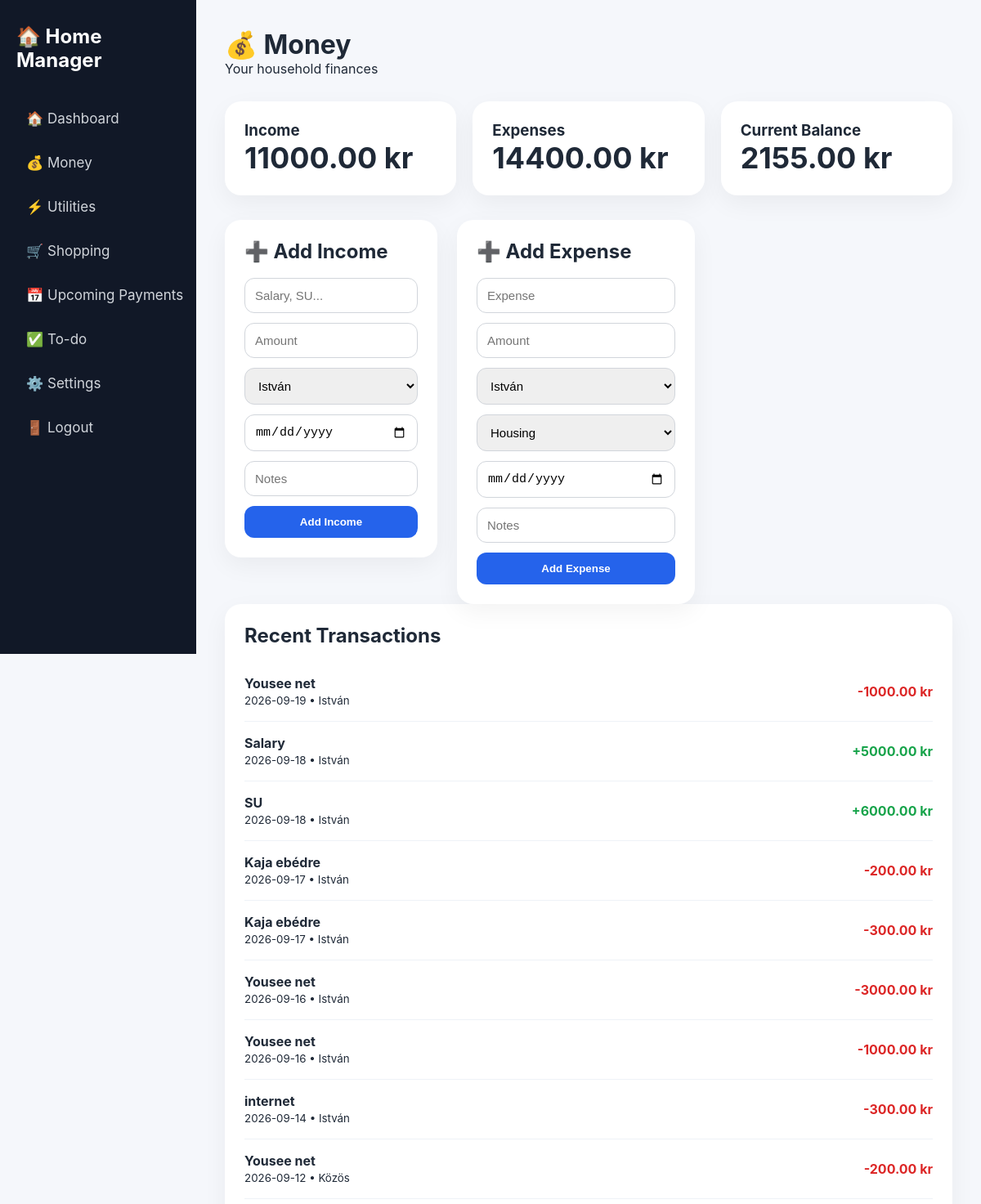
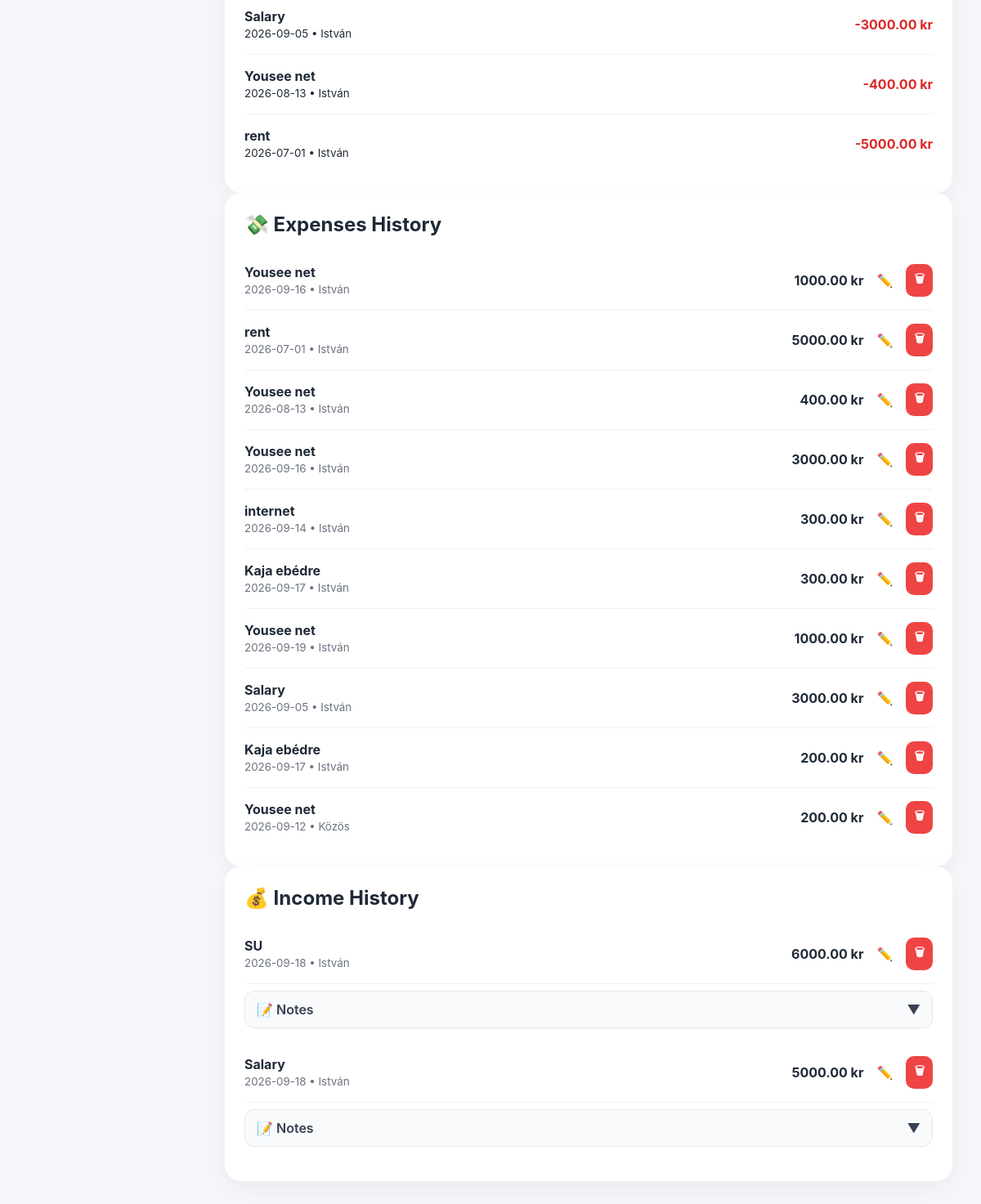
Screenshot of /money (signed in) with the database file from the repository (2 pictures, top to bottom).
### models.py (models this page shows)
class Expense(Base):
    __tablename__ = "expenses"
    id = Column(Integer, primary_key=True, index=True)
    name = Column(String, nullable=False)
    amount = Column(Float, nullable=False)
    person_id = Column(Integer, ForeignKey("people.id"))
    category_id = Column(Integer, ForeignKey("categories.id"))
    date = Column(Date, nullable=False)
    notes = Column(String)
    person = relationship("Person")
    category = relationship("Category")

class Person(Base):
    __tablename__ = "people"
    id = Column(Integer, primary_key=True, index=True)
    name = Column(String, nullable=False)

class Income(Base):
    __tablename__ = "income"
    id = Column(Integer, primary_key=True, index=True)
    name = Column(String, nullable=False)
    amount = Column(Float, nullable=False)
    person_id = Column(Integer, ForeignKey("people.id"))
    date = Column(Date, nullable=False)
    notes = Column(String)
    person = relationship("Person")

### main.py (the view)
@app.get("/money", response_class=HTMLResponse)
async def money(request: Request):
    username = get_current_user(request)
    if not username:
        return RedirectResponse("/login", status_code=303)
    db = SessionLocal()
    sync_recurring_payments(db)
    incomes = (
        db.query(models.Income)
        .options(joinedload(models.Income.person))
        .all()
    )
    expenses = (
        db.query(models.Expense)
        .options(joinedload(models.Expense.person))
        .all()
    )
    people = db.query(models.Person).all()
    categories = db.query(models.Category).all()
    total_income = sum(i.amount for i in incomes)
    total_expenses = sum(e.amount for e in expenses)
    balance_setting = db.query(models.Setting).filter(
    models.Setting.key == "starting_balance"
    ).first()
    starting_balance = float(balance_setting.value) if balance_setting else 0
    current_balance = starting_balance + total_income - total_expenses
    transactions = []
    for income in incomes:
        transactions.append({
            "type": "income",
            "name": income.name,
            "amount": income.amount,
            "date": income.date,
            "person": income.person.name
        })
    for expense in expenses:
        transactions.append({
            "type": "expense",
            "name": expense.name,
            "amount": expense.amount,
            "date": expense.date,
            "person": expense.person.name
        })
    transactions.sort(
        key=lambda x: x["date"],
        reverse=True
    )
    db.close()
    return templates.TemplateResponse(
        request=request,
        name="money.html",
        context={
            "incomes": incomes,
            "expenses": expenses,
            "people": people,
            "categories": categories,
            "total_income": total_income,
            "total_expenses": total_expenses,
            "current_balance": current_balance,
            "starting_balance": starting_balance,
            "transactions": transactions,
        }
    )

### templates/money.html (shortened to what this page needs)
{% extends "base.html" %}
{% block content %}
<h1>💰 Money</h1>
<p>Your household finances</p>
<section class="summary-grid">
    <div class="card">
        <h3>Income</h3>
        <p class="big">{{ "%.2f"|format(total_income) }} kr</p>
    </div>
    <div class="card">
        <h3>Expenses</h3>
        <p class="big">{{ "%.2f"|format(total_expenses) }} kr</p>
    </div>
    <div class="card">
        <h3>Current Balance</h3>
        <p class="big">{{ "%.2f"|format(current_balance) }} kr</p>
    </div>
</section>
<section class="content-grid">
    <div class="card">
        <h2>➕ Add Income</h2>
        <form action="/income/add" method="post">
            <input type="text"
                   name="name"
                   placeholder="Salary, SU..."
                   required>
            <input type="number"
                   step="0.01"
                   name="amount"
                   placeholder="Amount"
                   required>
            <select name="person_id">
                {% for person in people %}
                <option value="{{ person.id }}">
                    {{ person.name }}
                </option>
                {% endfor %}
            </select>
            <input type="date"
                   name="income_date"
                   required>
            <input type="text"
                   name="notes"
                   placeholder="Notes">
            <button>Add Income</button>
        </form>
    </div>
    <div class="card">
        <h2>➕ Add Expense</h2>
        <form action="/expenses/add" method="post">
            <input type="text"
                   name="name"
                   placeholder="Expense"
                   required>
            <input type="number"
                   step="0.01"
                   name="amount"
                   placeholder="Amount"
                   required>
            <select name="person_id">
                {% for person in people %}
                <option value="{{ person.id }}">
                    {{ person.name }}
                </option>
                {% endfor %}
            </select>
            <select name="category_id">
                {% for category in categories %}
                <option value="{{ category.id }}">
                    {{ category.name }}
                </option>
                {% endfor %}
            </select>
            <input type="date"
                   name="expense_date"
                   required>
            <input type="text"
                   name="notes"
                   placeholder="Notes">
            <button>Add Expense</button>
        </form>
    </div>
</section>
<section class="card">
    <h2>Recent Transactions</h2>
    {% if transactions %}
        {% for transaction in transactions %}
        <div class="transaction-row">
            <div>
                <strong>{{ transaction.name }}</strong><br>
                <small>
                    {{ transaction.date }} • {{ transaction.person }}
                </small>
            </div>
            <div>
                {% if transaction.type == "income" %}
                    <span class="income-amount">
                        +{{ "%.2f"|format(transaction.amount) }} kr
                    </span>
                {% else %}
                    <span class="expense-amount">
                        -{{ "%.2f"|format(transaction.amount) }} kr
                    </span>
                {% endif %}
            </div>
        </div>
        {% endfor %}
    {% else %}
        <p>No transactions yet.</p>
    {% endif %}
</section>
<section class="card">
    <h2>💸 Expenses History</h2>
    {% if expenses %}
        {% for expense in expenses|reverse %}
            <div class="expense-row">
                <div class="expense-info">
                    <strong>{{ expense.name }}</strong><br>
                    <small>
                        {{ expense.date }} •
                        {{ expense.person.name if expense.person else "Unknown" }}
                    </small>
                </div>
                <div class="expense-actions">
                    <strong>{{ "%.2f"|format(expense.amount) }} kr</strong>
                    <a href="/expenses/edit/{{ expense.id }}" class="edit-btn">✏️</a>
                    <form action="/expenses/delete/{{ expense.id }}" method="post">
                        <button
                            class="delete-btn"
                            onclick="return confirm('Delete this expense?')">
                            🗑
                        </button>
                    </form>
                </div>
            </div>
        {% endfor %}
    {% else %}
        <p>No expenses yet.</p>
    {% endif %}
</section>
<section class="card">
    <h2>💰 Income History</h2>
    {% if incomes %}
        {% for income in incomes|reverse %}
            <div class="expense-row">
                <div class="expense-info">
                    <strong>{{ income.name }}</strong><br>
                    <small>
                        {{ income.date }} •
                        {{ income.person.name if income.person else "Unknown" }}
                    </small>
                </div>
                <div class="expense-actions">
                    <strong>{{ "%.2f"|format(income.amount) }} kr</strong>
                    <a href="/income/edit/{{ income.id }}" class="edit-btn">✏️</a>
                    <form action="/income/delete/{{ income.id }}" method="post">
                        <button
                            class="delete-btn"
                            onclick="return confirm('Delete this income?')">
                            🗑
                        </button>
                    </form>
                </div>
            </div>
            {% if income.notes %}
            <details class="notes-box">
                <summary>📝 Notes</summary>
            </details>
            {% endif %}
        {% endfor %}
    {% else %}
        <p>No income yet.</p>
    {% endif %}
</section>
{% endblock %}

### templates/base.html (shortened to what this page needs)
<!DOCTYPE html>
<html lang="en">
<head>
    <link rel="stylesheet" href="/static/style.css">
</head>
<body>
<div class="layout">
    <aside class="sidebar">
        <h2>🏠 Home Manager</h2>
        <nav>
            <a href="/">🏠 Dashboard</a>
            <a href="/money">💰 Money</a>
            <a href="/utilities">⚡ Utilities</a>
            <a href="/shopping">🛒 Shopping</a>
            <a href="/payments">📅 Upcoming Payments</a>
            <a href="/todo">✅ To-do</a>
            <a href="/settings">⚙️ Settings</a>
            <a href="/logout">🚪 Logout</a>
        </nav>
    </aside>
    <div class="page">
        {% block content %}{% endblock %}
    </div>
</div>
</body>
</html>

### static/style.css (style rules this page uses)
* { margin:0; padding:0; box-sizing:border-box; }
body { font-family:Inter,Segoe UI,sans-serif; background:#f5f7fb; color:#1f2937; }
.layout { display:flex; min-height:100vh; }
.sidebar { width:240px; background:#111827; color:white; padding:30px 20px; position:sticky; top:0; height:100vh; }
.sidebar h2 { margin-bottom:35px; }
.sidebar nav { display:flex; flex-direction:column; gap:10px; }
.sidebar a { display:flex; align-items:center; gap:10px; color:#d1d5db; text-decoration:none; padding:12px; border-radius:12px; font-size:17px; white-space:nowrap; }
.page { flex:1; padding:35px; }
.summary-grid { display:grid; grid-template-columns:repeat(auto-fit,minmax(220px,1fr)); gap:20px; margin:30px 0; }
.content-grid { display:grid; grid-template-columns:repeat(auto-fit,minmax(300px,1fr)); gap:24px; }
.card { background:white; border-radius:20px; padding:24px; box-shadow:0 10px 30px rgba(0,0,0,.05); }
.card h2 { margin-bottom:18px; }
.big { font-size:36px; font-weight:700; }
form { display:grid; gap:12px; }
input,select { width:100%; padding:12px; border:1px solid #d1d5db; border-radius:12px; font-size:15px; }
button { border:none; border-radius:12px; padding:12px; background:#2563eb; color:white; cursor:pointer; transition:.2s; font-weight:600; }
.expense-row { display:flex; justify-content:space-between; align-items:center; padding:16px 0; border-bottom:1px solid #eef2f7; }
.expense-row:last-child { border-bottom:none; }
.expense-info small { color:#6b7280; }
.expense-actions { display:flex; align-items:center; gap:16px; }
.edit-btn { text-decoration:none; color:#2563eb; font-weight:600; }
.transaction-row { display:flex; justify-content:space-between; align-items:center; padding:16px 0; border-bottom:1px solid #eef2f7; }
.transaction-row:last-child { border-bottom:none; }
.income-amount { color:#16a34a; font-weight:700; }
.expense-amount { color:#dc2626; font-weight:700; }
.delete-btn { background:#ef4444; padding:8px 10px; border:none; border-radius:10px; color:white; cursor:pointer; font-size:14px; transition:.2s; }
.notes-box { margin:8px 0 18px; background:#f8fafc; border:1px solid #e5e7eb; border-radius:12px; overflow:hidden; }
.notes-box summary { cursor:pointer; padding:12px 14px; font-weight:600; color:#374151; list-style:none; }
.notes-box summary::after { content:"▼"; float:right; transition:.2s; }
.content-grid { display:grid; grid-template-columns:260px minmax(280px,1fr) minmax(280px,1fr); gap:24px; align-items:start; }

### rows the page displays
Expense: amount "1000.00", name "Yousee net", date "2026-09-19", person "István", amount "1000.00"
Income: amount "5000.00", name "Salary", date "2026-09-18", person "István"
Income: amount "6000.00", name "SU", date "2026-09-18", person "István", amount "6000.00"
Expense: amount "200.00", name "Kaja ebédre", date "2026-09-17", person "István", amount "200.00"
Expense: amount "300.00", name "Kaja ebédre", date "2026-09-17", person "István", amount "300.00"
Expense: amount "3000.00", name "Yousee net", date "2026-09-16", person "István", amount "3000.00"
Expense: amount "1000.00", name "Yousee net", date "2026-09-16", person "István", amount "1000.00"
Expense: amount "300.00", name "internet", date "2026-09-14", person "István", amount "300.00"
Expense: amount "200.00", name "Yousee net", date "2026-09-12", person "Közös"
Expense: amount "3000.00", name "Salary", date "2026-09-05", person "István", amount "3000.00"
Expense: amount "400.00", name "Yousee net", date "2026-08-13", person "István", amount "400.00"
Expense: amount "5000.00", name "rent", date "2026-07-01", person "István", amount "5000.00"

### other values shown
{{ "%.2f"|format(total_income) }} "11000.00"
{{ "%.2f"|format(total_expenses) }} "14400.00"
{{ "%.2f"|format(current_balance) }} "2155.00"
form field person_id "István"
form field category_id "Housing"
